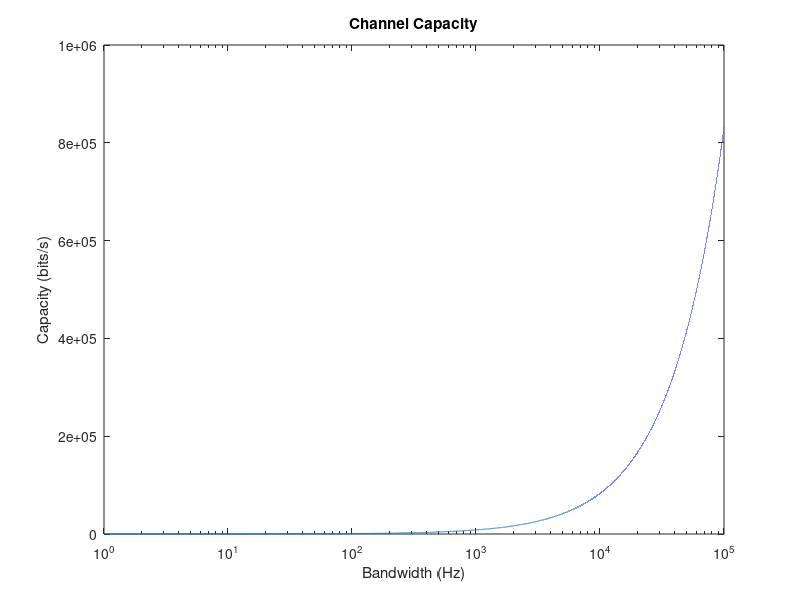

Write MATLAB code to recreate this figure.
% Parameters
SNRdB = 25;              % Signal-to-Noise Ratio (dB)
SNR = 10^(SNRdB/10);     % Convert SNR from dB to linear scale

% Bandwidth frequency range
B = 1:100000;            % Bandwidth frequency range

% Calculate channel capacity
C = B * log2(1 + SNR);

% Plot channel capacity using semilogx
semilogx(B, C)
title('Channel Capacity')
xlabel('Bandwidth (Hz)')
ylabel('Capacity (bits/s)')

